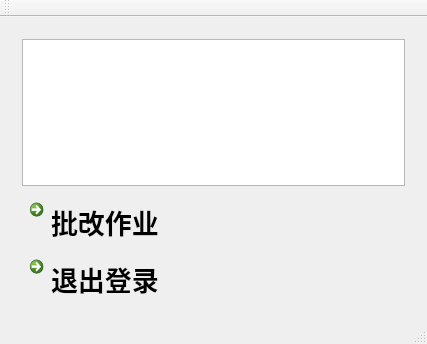
<?xml version="1.0" encoding="UTF-8"?>
<ui version="4.0">
 <class>QtWidgetsApplication1Class</class>
 <widget class="QMainWindow" name="QtWidgetsApplication1Class">
  <property name="geometry">
   <rect>
    <x>0</x>
    <y>0</y>
    <width>427</width>
    <height>344</height>
   </rect>
  </property>
  <property name="windowTitle">
   <string>QtWidgetsApplication1</string>
  </property>
  <widget class="QWidget" name="centralWidget">
   <layout class="QGridLayout" name="gridLayout">
    <item row="0" column="0">
     <widget class="QWidget" name="widget" native="true">
      <layout class="QVBoxLayout" name="verticalLayout">
       <item>
        <widget class="QChartView" name="graphicsView"/>
       </item>
       <item>
        <widget class="QCommandLinkButton" name="commandLinkButton">
         <property name="font">
          <font>
           <family>Segoe UI</family>
           <pointsize>20</pointsize>
          </font>
         </property>
         <property name="text">
          <string>批改作业</string>
         </property>
        </widget>
       </item>
       <item>
        <widget class="QCommandLinkButton" name="commandLinkButton_3">
         <property name="font">
          <font>
           <family>Segoe UI</family>
           <pointsize>20</pointsize>
          </font>
         </property>
         <property name="text">
          <string>退出登录</string>
         </property>
        </widget>
       </item>
      </layout>
     </widget>
    </item>
   </layout>
  </widget>
  <widget class="QMenuBar" name="menuBar">
   <property name="geometry">
    <rect>
     <x>0</x>
     <y>0</y>
     <width>427</width>
     <height>22</height>
    </rect>
   </property>
  </widget>
  <widget class="QToolBar" name="mainToolBar">
   <attribute name="toolBarArea">
    <enum>TopToolBarArea</enum>
   </attribute>
   <attribute name="toolBarBreak">
    <bool>false</bool>
   </attribute>
  </widget>
  <widget class="QStatusBar" name="statusBar"/>
 </widget>
 <layoutdefault spacing="6" margin="11"/>
 <customwidgets>
  <customwidget>
   <class>QChartView</class>
   <extends>QGraphicsView</extends>
   <header>qchartview.h</header>
  </customwidget>
 </customwidgets>
 <resources>
  <include location="QtWidgetsApplication1.qrc"/>
 </resources>
 <connections/>
</ui>
